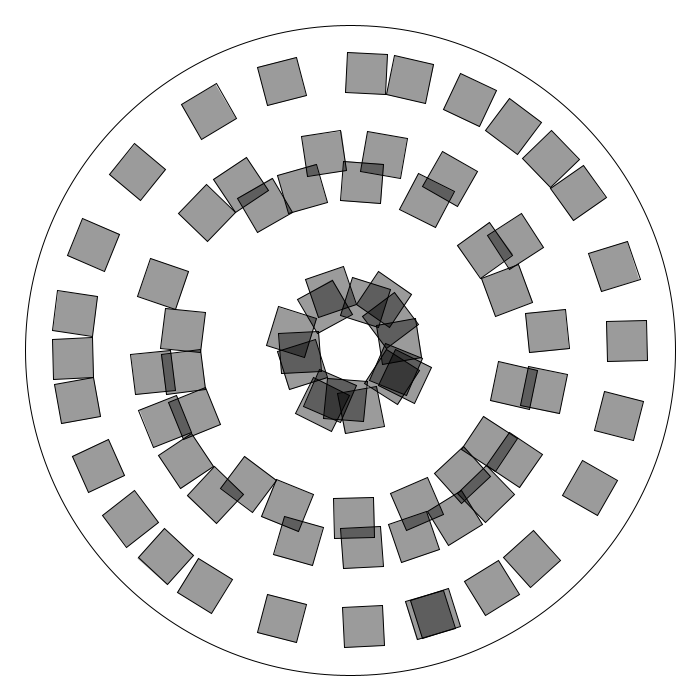
Frame 1 (no input)
Frame 60 (the mouse pressed at the canvas centre just before this capture): identical to frame 1, image omitted
Frame 120 (the mouse held since frame 60 and released just before this capture): identical to frame 1, image omitted

The Processing sketch that drew this single still picture (run headless with seeded random() and noise(); from frame 60 on, the mouse is pressed at the canvas centre):

// Processing sketch: processing_160785
// ── processing_160785.pde

int numObj = 10;
int passes = 5;
int r = 50; //controls the width of the ingredient ring (aka radius of ring?)

// The width and height of the boxes
float boxW = 40;
float boxH = 40;
boolean hold = false;

//each ingredient will be an array of several photos, use random to choose one when generating

void setup() {
  size(700,700);
  smooth();
}

void draw() {
  if(!hold)
  {
    background(255);
    translate(width/2, height/2);
    //noFill();
    //stroke(0);
    ellipse(0,0,width-50,height-50);
  
    rings();
    hold = true;
  }
}

void rings()
{
  
  int ingredient = 0;  
  //int numObj = 10;
  // We must keep track of our position along the curve
  float arclength = 0;
  // For every box
  for(int j = 0; j<passes;j++)
  {
    for (int i = 0; i < numObj; i++) {
      // Each box is centered so we move half the width
      arclength += boxW/2; 
      
      // Angle in radians is the arclength divided by the radius
      float theta = arclength / r;
      
      pushMatrix();
      // Polar to cartesian coordinate conversion
      translate(r*cos(theta) , r*sin(theta));
      // Rotate the box
      rotate(theta); //change to random
      
      //switch statement for ingredient selection
      
      //draw ingredient
      
      
      // Display the box
      fill(0, 100);
      rectMode(CENTER);
      rect(0, 0, boxW, boxH);
      popMatrix();
      
      // Move halfway again
      arclength += random(boxW/2,boxW*2);
      
    }
    ingredient++;
    r = int(random(50,width-70));
    numObj = r/10;
    
  }
}

void mouseClicked()
{
  hold = false;
}
